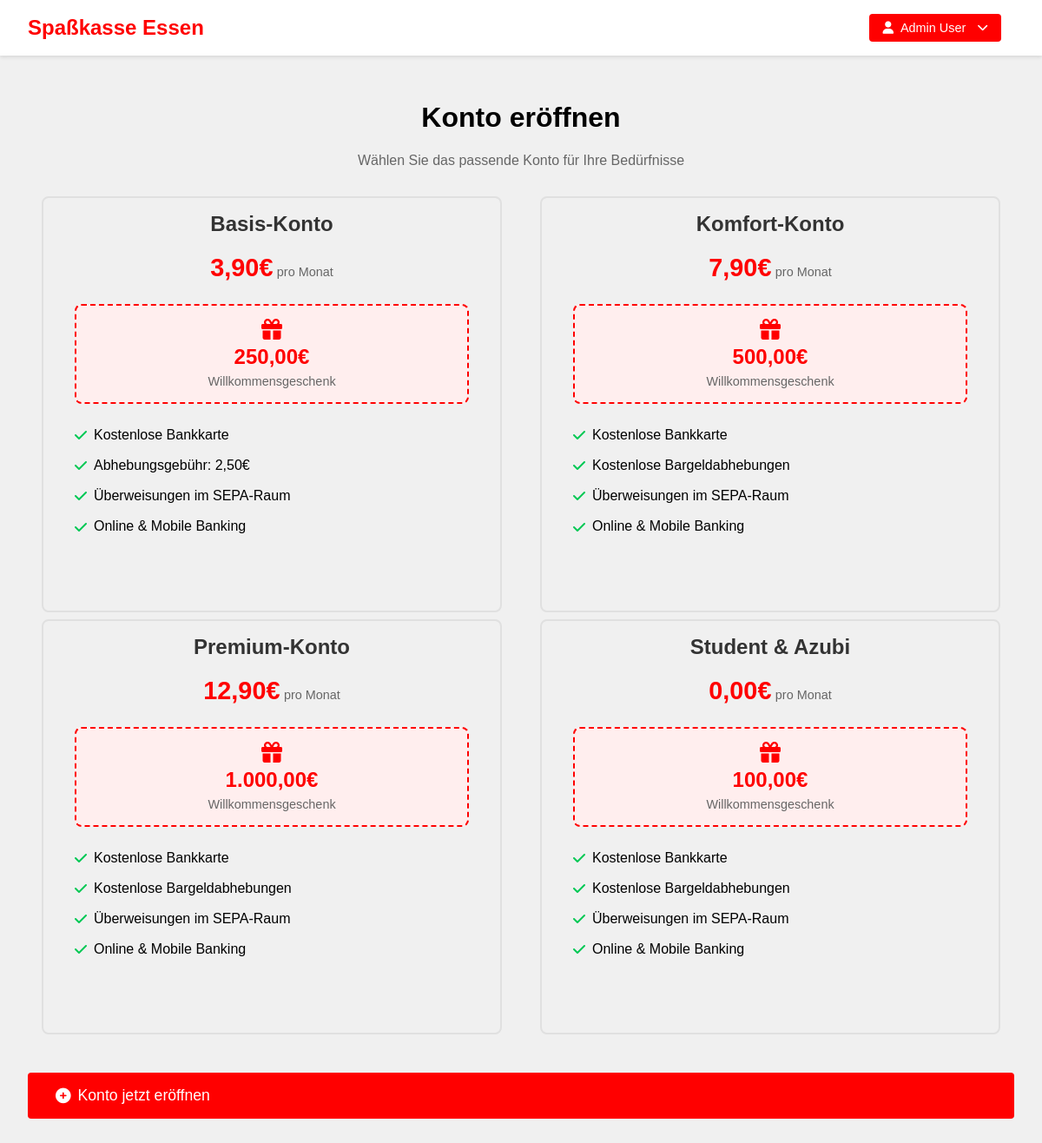
The app's page /new_account.php (signed in) with its own data.
### tables this page shows
CREATE TABLE account_prices (
    price_id INT PRIMARY KEY AUTO_INCREMENT,
    account_type VARCHAR(50) NOT NULL,
    monthly_fee DECIMAL(10,2) DEFAULT 0.00,
    card_fee DECIMAL(10,2) DEFAULT 0.00,
    foreign_payment_fee DECIMAL(10,2) DEFAULT 0.00,
    overdraft_interest DECIMAL(5,2) DEFAULT 0.00,
    credit_interest DECIMAL(5,2) DEFAULT CASE 
        WHEN account_type = 'Basis-Konto' THEN 0.01
        WHEN account_type = 'Komfort-Konto' THEN 0.05
        WHEN account_type = 'Premium-Konto' THEN 0.10
        WHEN account_type = 'Student & Azubi' THEN 0.01
        WHEN account_type = 'Sparkonto' THEN 2.50
        WHEN account_type = 'Festgeldkonto' THEN 3.00
        ELSE 0.00
    END,
    atm_fee DECIMAL(10,2) DEFAULT 0.00,
    welcome_bonus DECIMAL(10,2) DEFAULT 0.00,
    is_active BOOLEAN DEFAULT TRUE,
    last_updated TIMESTAMP DEFAULT CURRENT_TIMESTAMP ON UPDATE CURRENT_TIMESTAMP,
    CONSTRAINT valid_account_type CHECK (
        account_type IN (
            'Basis-Konto', 
            'Komfort-Konto', 
            'Premium-Konto', 
            'Student & Azubi',
            'Sparkonto',
            'Festgeldkonto'
        )
    )
);

### new_account.php (the view, shortened to what this page needs)
<?php
$db = Database::getInstance();
$pdo = $db->getConnection();
$stmt = $pdo->query(
    "SELECT * FROM account_prices WHERE account_type NOT IN ('Sparkonto', 'Festgeldkonto') AND is_active = TRUE"
);
$account_types = $stmt->fetchAll();
?>
<!DOCTYPE html>
<html lang="de">
<head>
    <link rel="stylesheet" href="assets/style/main.css">
    <link rel="stylesheet" href="assets/style/new_account.css">
    <link rel="stylesheet" href="https://cdnjs.cloudflare.com/ajax/libs/font-awesome/6.5.1/css/all.min.css">
</head>
<body>
    <?php include 'assets/navbar.php'; ?>
    <div class="container">
        <div class="account-selection">
            <h1>Konto eröffnen</h1>
            <p class="subtitle">Wählen Sie das passende Konto für Ihre Bedürfnisse</p>
            <form method="POST" action="new_account.php">
                <div class="account-types">
                    <?php foreach ($account_types as $type): ?>
                    <div class="account-type-card">
                        <label for="<?php echo htmlspecialchars(
                            $type['account_type']
                        ); ?>">
                            <div class="card-header">
                                <h3><?php echo htmlspecialchars(
                                    $type['account_type']
                                ); ?></h3>
                            </div>
                            <div class="card-content">
                                <div class="price">
                                    <span class="amount"><?php echo number_format(
                                        $type['monthly_fee'],
                                        2,
                                        ',',
                                        '.'
                                    ); ?>€</span>
                                    <span class="period">pro Monat</span>
                                </div>
                                <?php if ($type['welcome_bonus'] > 0): ?>
                                <div class="welcome-bonus">
                                    <i class="fas fa-gift"></i>
                                    <span class="bonus-amount"><?php echo number_format(
                                        $type['welcome_bonus'],
                                        2,
                                        ',',
                                        '.'
                                    ); ?>€</span>
                                    <span class="bonus-text">Willkommensgeschenk</span>
                                </div>
                                <?php endif; ?>
                                <ul class="features">
                                    <li>
                                        <i class="fas fa-check"></i>
                                        <?php echo $type['card_fee'] == 0
                                            ? 'Kostenlose Bankkarte'
                                            : 'Bankkarte für ' .
                                                number_format(
                                                    $type['card_fee'],
                                                    2,
                                                    ',',
                                                    '.'
                                                ) .
                                                '€/Jahr'; ?>
                                    </li>
                                    <li>
                                        <i class="fas fa-check"></i>
                                        <?php echo $type['atm_fee'] == 0
                                            ? 'Kostenlose Bargeldabhebungen'
                                            : 'Abhebungsgebühr: ' .
                                                number_format(
                                                    $type['atm_fee'],
                                                    2,
                                                    ',',
                                                    '.'
                                                ) .
                                                '€'; ?>
                                    </li>
                                    <li>
                                        <i class="fas fa-check"></i>
                                        Überweisungen im SEPA-Raum
                                    </li>
                                    <li>
                                        <i class="fas fa-check"></i>
                                        Online & Mobile Banking
                                    </li>
                                </ul>
                            </div>
                        </label>
                    </div>
                    <?php endforeach; ?>
                </div>
                <div class="form-actions">
                    <button type="submit" class="btn btn-primary">
                        <i class="fas fa-plus-circle"></i> Konto jetzt eröffnen
                    </button>
                </div>
            </form>
        </div>
    </div>
</body>
</html>

### assets/style/main.css (style rules this page uses)
body { font-family: Arial, sans-serif; margin: 0; padding: 0; background-color: #f0f0f0; }
.container { max-width: 1200px; margin: 2rem auto; padding: 0 2rem; }
button { background-color: #ff0000; color: white; border: none; padding: 0.5rem 1rem; cursor: pointer; width: 100%; border-radius: 4px; transition: background-color 0.3s ease; }

### assets/style/new_account.css (style rules this page uses)
.container { max-width: 1200px; margin: 0 auto; padding: 2rem; }
.account-selection { text-align: center; }
.subtitle { color: #666; margin-bottom: 2rem; }
.account-types { display: grid; grid-template-columns: repeat(4, 1fr); gap: 2.75rem; margin: 2rem 0; padding: 0 1rem; }
.account-type-card { position: relative; min-width: 250px; height: 100%; }
.account-type-card label { display: flex; flex-direction: column; height: 100%; border: 2px solid #e0e0e0; border-radius: 8px; padding: 1rem; cursor: pointer; transition: all 0.3s ease; }
.card-header h3 { margin: 0; color: #333; font-size: 1.5rem; }
.price { margin-bottom: 25px; text-align: center; }
.amount { font-size: 1.8em; font-weight: bold; color: #ff0000; }
.period { color: #666; font-size: 0.9rem; }
.features { list-style: none; padding: 0; margin: 0; text-align: left; }
.features li { margin: 0.8rem 0; display: flex; align-items: center; gap: 0.5rem; line-height: 1.4; }
.features i { color: #00c853; }
.form-actions { margin-top: 2rem; clear: both; padding-top: 1rem; }
.btn-primary { background-color: #ff0000; color: white; border: none; padding: 1rem 2rem; border-radius: 4px; font-size: 1.1rem; cursor: pointer; transition: background-color 0.3s; display: inline-flex; align-items: center; gap: 0.5rem; margin-top: 2rem; }
@media (max-width: 1200px) { .account-types { grid-template-columns: repeat(2, 1fr); } }
.welcome-bonus { margin-bottom: 25px; padding: 15px; border: 2px dashed #ff0000; border-radius: 8px; text-align: center; background-color: #ffeeee; }
.welcome-bonus i { color: #ff0000; font-size: 1.5rem; }
.bonus-amount { color: #ff0000; font-size: 1.5em; font-weight: bold; display: block; margin: 5px 0; }
.bonus-text { font-size: 0.9rem; color: #666; }
.card-content { padding: 20px; }

### records on screen
account_prices: account_type "Basis-Konto", monthly_fee "3,90", welcome_bonus "250,00", card_fee "Kostenlose Bankkarte", atm_fee "2,50"
account_prices: account_type "Komfort-Konto", monthly_fee "7,90", welcome_bonus "500,00", card_fee "Kostenlose Bankkarte", atm_fee "Kostenlose Bargeldabhebungen"
account_prices: account_type "Premium-Konto", monthly_fee "12,90", welcome_bonus "1.000,00", card_fee "Kostenlose Bankkarte", atm_fee "Kostenlose Bargeldabhebungen"
account_prices: account_type "Student & Azubi", monthly_fee "0,00", welcome_bonus "100,00", card_fee "Kostenlose Bankkarte", atm_fee "Kostenlose Bargeldabhebungen"

### other values on screen
$_SESSION['first_name'] "Admin"
$_SESSION['last_name'] "User"
